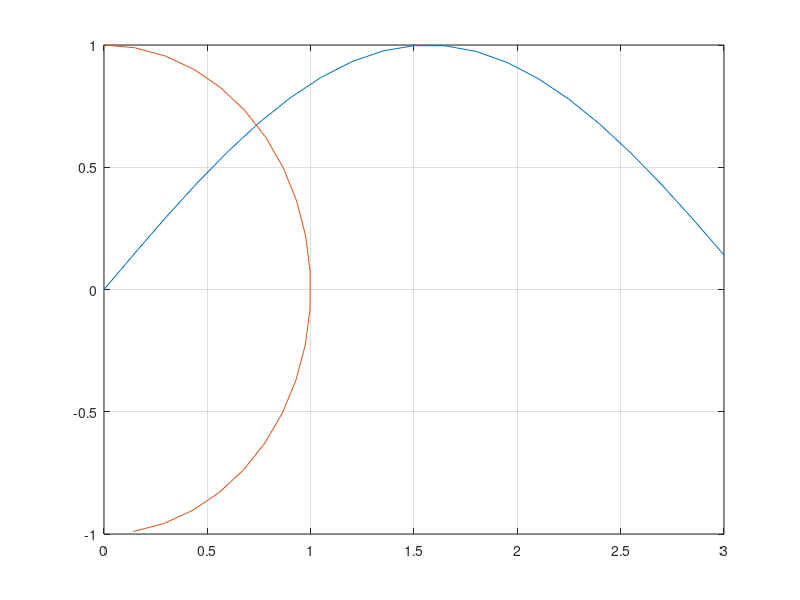
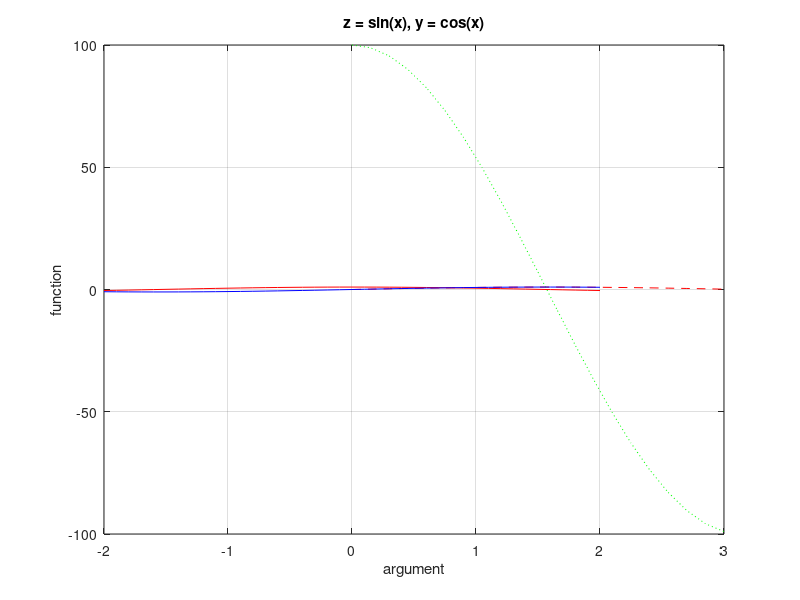

The MATLAB source for these figures, in order: (Note: this script raises an error after producing the figures.)
x=linspace(0,3,21)
y=sin(x)
z=cos(x)
plot(x,y) 
hold on
plot(y,z)
grid on

figure
plot(x,y, 'r--')
hold on
plot(x,z*100, 'g:')
grid on


x=[-2:0.1:2]
z=sin(x)
y=cos(x)
plot( x, y,'r')
hold on
plot(x,z,'b')
grid on
title('z = sin(x), y = cos(x)')
xlabel('argument') 
ylabel('function')
legend('cos(x)', 'sin(x)', 2)


y1=ftest(3)
t=[1,2]
y2=ftest(t)

t=[-4:0.1:4]
y1=ftest(t)
plot( t, y1,'b')
hold on
grid on
[x2,y2]=fzero(@ftest,-1)
plot(x2,y2,'ro')
x3=fzero('ftest', 1)
plot(x3,0,'r*')
line([x2,x2+0.5],[y2, y2+0.2])
text(x2+0.5, y2+0.2, 'root')

[xm1,ym1]=fminbnd(@ftest,-1,1)
plot(xm1,ym1,'gp')
[xM1,yM1]=fminbnd(@ftestm,-3,0)
plot(xM1,-yM1,'mp')


x=[1,2]
y=[-1,0]
u=stest(x,y)





